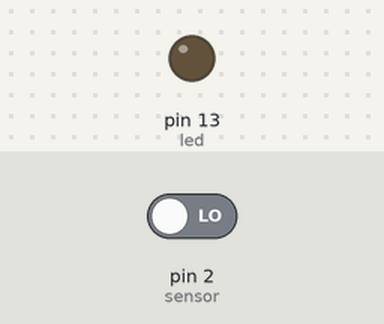
A sketch run on a simulated Arduino Uno, built with avr-gcc and run on an emulated ATmega328P. Shown: output pins drawn as LEDs (lit = HIGH). The test bench sets the inputs (shaded band); at power-on: pin 2 (sensor) LOW.

Above: at 1.2 s.
1.3 s: pin 2 (sensor) driven HIGH
At 2.0 s:
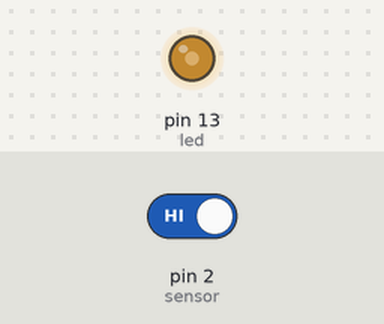
2.8 s: pin 2 (sensor) driven LOW
At 3.9 s:
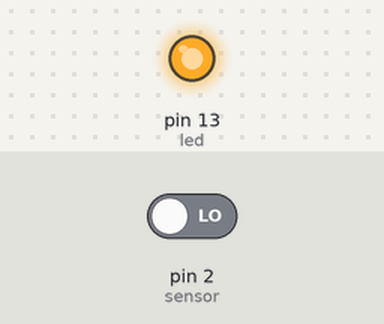
Timing chart, 0 to 5.8 s (numbered marks = the images above; inputs shaded):
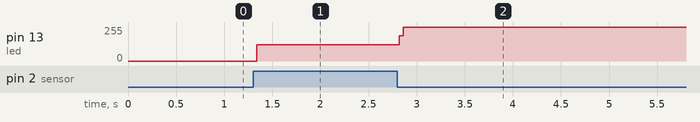

Measured:
- after the input at 1.3 s, pin 13 (led): 0/255 → 121/255 at once
- after the input at 2.8 s, pin 13 (led): 121/255 → 255/255 at once

The sketch:

simple_led_sound_sensor.ino
```cpp
int sensor = 2;
int led = 13;
bool is_on = false;

void setup() {
  pinMode(sensor, INPUT);
  pinMode(led, OUTPUT);
}

void loop() {
  int data = digitalRead(sensor);

  if (data == 1) {
    if (is_on == true) {
      digitalWrite(led, LOW);
      is_on = false;
    }
    else {
      digitalWrite(led, HIGH);
      is_on = true;
    }
  }
}
```
